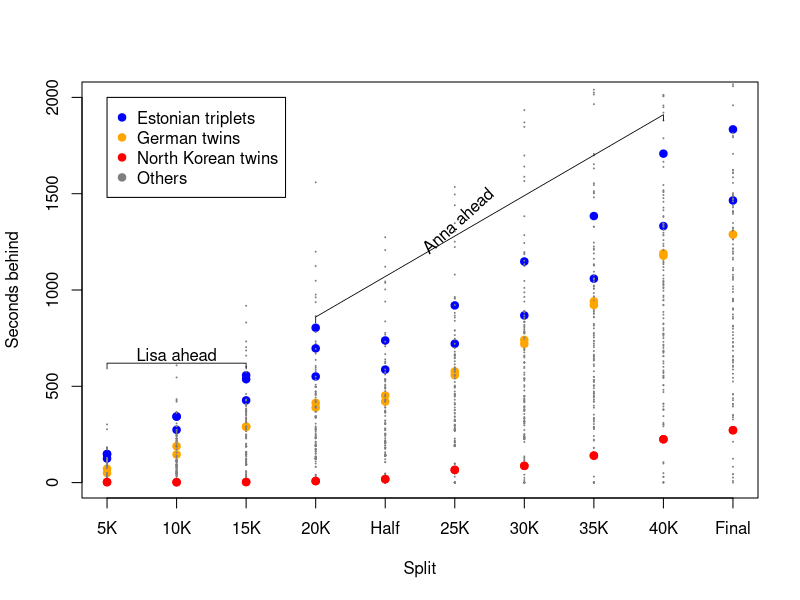

Recreate this plot in R.
library(dplyr)

dta <- read.csv (file = "data/times.csv", header = TRUE)

pdf (file = "plots/seconds-behind.pdf")

plot (0,0, cex = 0, xlim = c(1, 10), ylim = c(0, 2000),
      xlab = "Split", ylab = "Seconds behind",
      xaxt = "n")

for (col2use in cols2use <- grep("SPLIT|FINAL", colnames(dta))) {
    dta2use <- dta[!is.na(dta[,col2use]), ]

    ## set colors and shapes; have to do this for each split since the
    ## rows for the matrix being printed change per split when runners
    ## drop out
    cex2use <- rep(0.12, times = nrow(dta))
    cex2use[dta2use$BIB == 748 | dta2use$BIB == 749] <- 1
    cex2use[dta2use$BIB == 1137 | dta2use$BIB == 1138] <- 1
    cex2use[dta2use$BIB == 633 | dta2use$BIB == 634 | dta2use$BIB == 635] <- 1
    
    pch2use <- rep(19, times = nrow(dta2use))
    pch2use[dta2use$BIB == 748 | dta2use$BIB == 749] <- 19
    pch2use[dta2use$BIB == 1137 | dta2use$BIB == 1138] <- 19
    pch2use[dta2use$BIB == 633  | dta2use$BIB == 634 | dta2use$BIB == 635] <- 19

    color2use <- rep("grey50", times = nrow(dta2use))
    color2use[dta2use$BIB == 748 | dta2use$BIB == 749] <- "orange"
    color2use[dta2use$BIB == 1137 | dta2use$BIB == 1138] <- "red"
    color2use[dta2use$BIB == 633 | dta2use$BIB == 634 | dta2use$BIB == 635] <- "blue"

    points (x = rep (match(col2use, cols2use), times = nrow(dta2use)), y = dta2use[, col2use] - min(dta2use[, col2use]),
           col = color2use,
           cex = cex2use,
           pch = pch2use            
           )
}

axis (side = 1, at = c(1:10),
      labels = c("5K", "10K", "15K", "20K", "Half", "25K", "30K", "35K", "40K", "Final"))

legend (x = 1, y = 2000,
        col = c("blue", "orange", "red", "grey50"),
        pch = 19,
        legend = c("Estonian triplets", "German twins", "North Korean twins", "Others")
        )


dta2use4anna <- filter(dta, BIB == 748)
dta2use4lisa <- filter(dta, BIB == 749)


lines (x = c(1, 1, 3, 3), y = c(590, 620, 620, 590), col = "black", lwd = 0.8)
text (2, 740, "Lisa ahead", pos = 1)

lines (x = c(4, 4, 9, 9), y = c(830, 860, 1910, 1880), col = "black", lwd = 0.8)
text (6, 1430, "Anna ahead", pos = 1, srt = 42)

dev.off()
